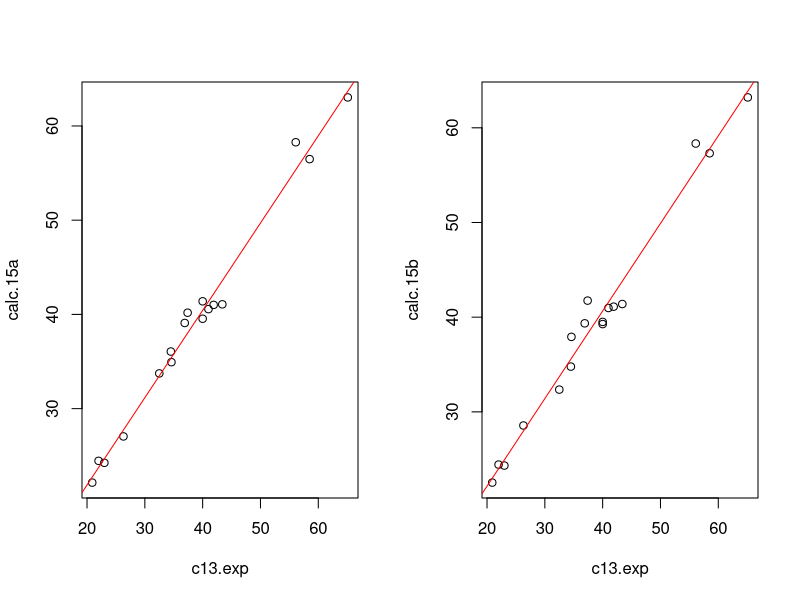

Here is the R script that generated this plot:
## ---- chunk 1
raw.table2  <- read.csv("table2.txt",stringsAsFactors=FALSE)
raw.c13.exp  <- read.csv("raw.c13.exp.txt",stringsAsFactors=FALSE)

position  <- seq(1,17,1)
calc.15a  <- as.numeric(raw.table2[seq(8,58,3),1])
calc.15b  <- as.numeric(raw.table2[seq(9,59,3),1])
c13.exp  <- as.numeric(raw.c13.exp[,1])
scaled.15a  <- as.numeric(raw.table2[seq(61,76,1),1])
scaled.15a[17]  <- as.numeric(strsplit(raw.table2[77,1]," ")[[1]][1])
scaled.15b  <- as.numeric(rep(NA,17))
scaled.15b[1]  <- as.numeric(strsplit(raw.table2[77,1]," ")[[1]][2])
scaled.15b[2:16]  <- as.numeric(raw.table2[c(78:92),1])
scaled.15b[17]  <- as.numeric(strsplit(raw.table2[93,1], " ")[[1]][1])
corr.15a  <- as.numeric(rep(NA,17))
corr.15a[1]  <- as.numeric(strsplit(raw.table2[93,1]," ")[[1]][2])
corr.15a[2:16]  <- as.numeric(raw.table2[c(94:108),1])
corr.15a[17]  <- as.numeric(strsplit(raw.table2[109,1]," ")[[1]][1])
corr.15b  <- as.numeric(rep(NA,17))
corr.15b[1]  <- as.numeric(strsplit(raw.table2[109,1]," ")[[1]][2])
corr.15b[2:16]  <- as.numeric(raw.table2[c(110:124),1])
corr.15b[17]  <- as.numeric(strsplit(raw.table2[125,1]," ")[[1]][1])
prob.15a  <- as.numeric(rep(NA,17))
prob.15a[1]  <- as.numeric(strsplit(raw.table2[125,1]," ")[[1]][2])
prob.15a[2:17]  <- as.numeric(raw.table2[126:141,1])
prob.15b  <- as.numeric(rep(NA,17))
prob.15b[1]  <- as.numeric(strsplit(raw.table2[143,1]," ")[[1]][2])
prob.15b[2:17]  <- as.numeric(raw.table2[144:159,1])

table2  <- data.frame(position,calc.15a,calc.15b,c13.exp,scaled.15a,scaled.15b,corr.15a,corr.15b,prob.15a,prob.15b)
## ---- chunk 2
table2
## ---- chunk 3
fit.15a  <- lm(calc.15a ~ c13.exp, data=table2)
fit.15b  <- lm(calc.15b ~ c13.exp, data=table2)

opar <- par(mfrow=c(1,2))
plot(calc.15a ~ c13.exp, data=table2)
abline(fit.15a,col="red")
plot(calc.15b ~ c13.exp, data=table2)
abline(fit.15b,col="red")
par(opar)

d.calc  <- function(x,y,z) {a  <- (x - y)/z
                 # x = calc; y = intercept; z = slope
                 return(a)}
Scaled.15a  <- d.calc(table2$calc.15a,fit.15a$coefficients[[1]],fit.15a$coefficients[[2]])
Scaled.15b  <- d.calc(table2$calc.15b,fit.15b$coefficients[[1]],fit.15b$coefficients[[2]])
## ---- chunk 4
Corr.15a  <- Scaled.15a - calc.15a
Corr.15b  <- Scaled.15b - calc.15b
## ---- chunk 5
prob  <- function(x,sigma=2.306,nu=11.38) {
     y  <- 1-pt((abs(x)/sigma),nu)
     return(y)
}

Prob.15a  <- prob(Corr.15a)
Prob.15b  <- prob(Corr.15b)
## ---- chunk 6
100*prod(Prob.15a)/(prod(Prob.15a)+prod(Prob.15b))
100*prod(Prob.15b)/(prod(Prob.15a)+prod(Prob.15b))
